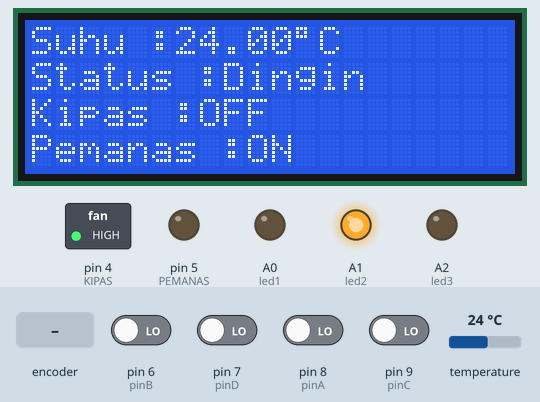
Bench run of a sketch on a simulated Arduino Uno, built with avr-gcc and run on an emulated ATmega328P. Parts: 20×4 character LCD, switched loads named in the sketch (green lamp = pin HIGH), output pins drawn as LEDs (lit = HIGH). The test bench sets the inputs (shaded band); at power-on: pin 6 (pinB), pin 7 (pinD), pin 8 (pinA), pin 9 (pinC) LOW, temperature 24 °C. What the sketch prints to the serial monitor is not drawn.

Above: at 1.2 s.
1.3 s: temperature set to 27.2 °C
At 2.7 s:
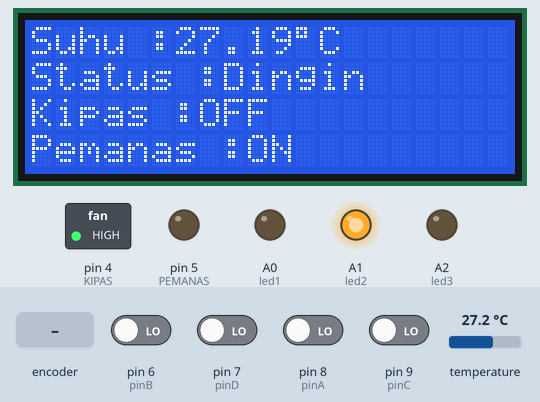
3.3 s: temperature set to 28.4 °C
At 4.7 s:
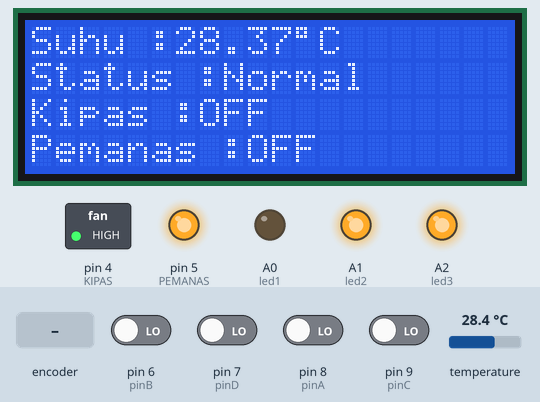
5.0 s: temperature set to 29.4 °C
6.7 s: temperature set to 30.4 °C
At 8.1 s:
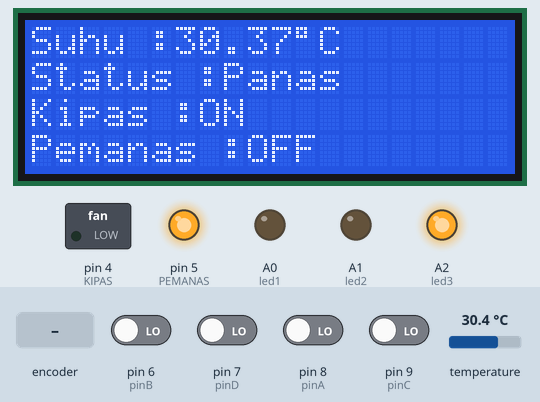
8.4 s: pin 7 (pinD) driven HIGH
At 9.3 s:
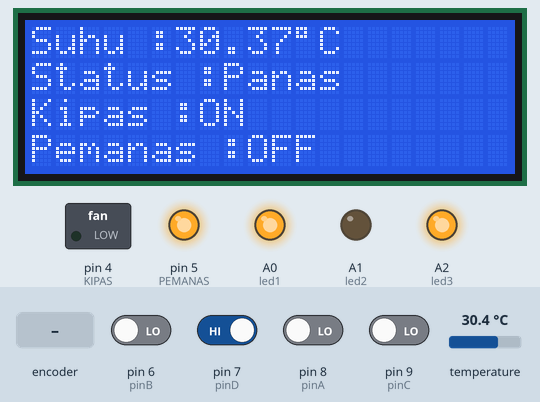
10.4 s: rotary encoder on pin 8 (pinA) / pin 6 (pinB) turned 1 step (first pin leading)
At 12.0 s:
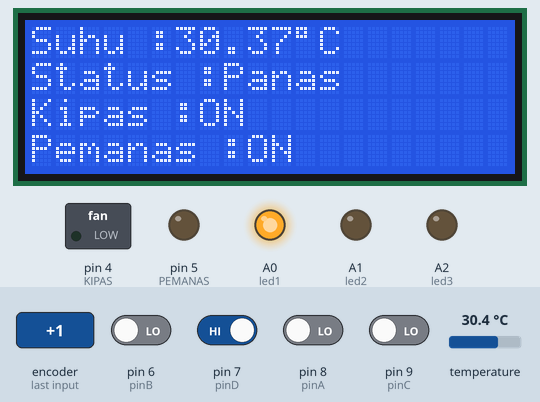
Timing chart, 0 to 13.5 s (numbered marks = the images above; inputs shaded):
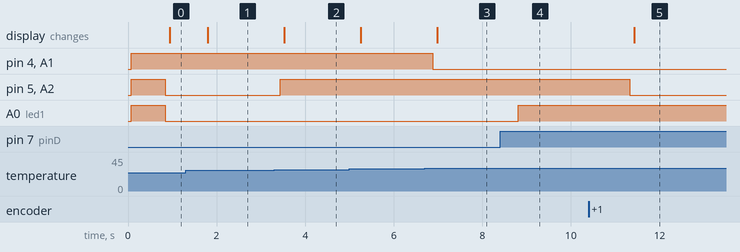

The sketch:

TUBES.ino
```cpp
#include <OneWire.h>
#include <DallasTemperature.h>
#include <Wire.h>
#include <LiquidCrystal_I2C.h>
#include <SoftwareSerial.h>

#define ONE_WIRE_BUS 2
#define KIPAS 4
#define PEMANAS 5
#define pinA 8    //D0  kipas
#define pinB 6    //D1  pemanas
#define pinC 9    //D2
#define pinD 7    //D3
#define led1 A0   //auto manual
#define led2 A1   //kipas
#define led3 A2   //pemanas

SoftwareSerial mySerial(10, 11); // RX, TX
OneWire oneWire(ONE_WIRE_BUS);
DallasTemperature sensors(&oneWire);
LiquidCrystal_I2C lcd(0x27, 20, 4);

float suhuDS1820;
String Status;
String statusKipas = "OFF";
String statusPemanas = "OFF";

int modes = 0;
int tempA[3] = {0, 0, 0};
int tempB[3] = {0, 0, 0};

unsigned long m;

String buff_ser;
String command1On = "A1";     //manual
String command1Off = "a1";    //auto
String command2On = "A2";     //fan on
String command2Off = "a2";    //fan off
String command3On = "A3";     //heater on
String command3Off = "a3";    //heater off

void setup(void)
{
  Serial.begin(9600);
  mySerial.begin(9600);
  sensors.begin();
  lcd.init();

  pinMode(KIPAS, OUTPUT);
  pinMode(PEMANAS, OUTPUT);
  pinMode(led1, OUTPUT);
  pinMode(led2, OUTPUT);
  pinMode(led3, OUTPUT);
  pinMode(pinA, INPUT);
  pinMode(pinB, INPUT);
  pinMode(pinC, INPUT);
  pinMode(pinD, INPUT);

  digitalWrite(led1, HIGH);
  digitalWrite(led2, HIGH);
  digitalWrite(led3, HIGH);
  digitalWrite(KIPAS, HIGH);
  digitalWrite(PEMANAS, HIGH);
  lcd.backlight();

  modes = 0;
}

void loop(void) {
  if (mySerial.available()) {
    char temp = char(mySerial.read());
    buff_ser += temp;
    Serial.print(temp);
  }

  if (buff_ser.length() > 16) {
    buff_ser = "";
  }

  if (buff_ser.indexOf(command1On) > -1) {
    Serial.println(command1On);
    mySerial.print(command1On);
    modes = 1;
    buff_ser = "";
  }

  if (buff_ser.indexOf(command1Off) > -1) {
    Serial.println(command1Off);
    mySerial.print(command1Off);
    modes = 0;
    buff_ser = "";
  }

  if (buff_ser.indexOf(command2On) > -1) {
    if (modes == 1) {
      Serial.println(command2On);
      mySerial.print(command2On);
      tempA[2] = HIGH;
      fan();
    }
    buff_ser = "";
  }

  if (buff_ser.indexOf(command2Off) > -1) {
    if (modes == 1) {
      Serial.println(command2Off);
      mySerial.print(command2Off);
      tempA[2] = LOW;
      fan();
    }
    buff_ser = "";
  }

  if (buff_ser.indexOf(command3On) > -1) {
    if (modes == 1) {
      Serial.println(command3On);
      mySerial.print(command3On);
      tempB[2] = HIGH;
      heater();
    }
    buff_ser = "";
  }

  if (buff_ser.indexOf(command3Off) > -1) {
    if (modes == 1) {
      Serial.println(command3Off);
      mySerial.print(command3Off);
      tempB[2] = LOW;
      heater();
    }
    buff_ser = "";
  }

  sensors.requestTemperatures();
  suhuDS1820 = sensors.getTempCByIndex(0);
  Serial.print("Suhu: ");
  Serial.print(suhuDS1820);
  Serial.print(" °C\n");

  tempA[0] = digitalRead(pinA); //Kipas
  tempB[0] = digitalRead(pinB); //Pemanas

  if (digitalRead(pinC) == HIGH) {
    delay(200);
    modes = 0;
  }

  if (digitalRead(pinD) == HIGH) {
    delay(200);
    modes = 1;
  }

  if (modes == 0) {
    digitalWrite (led1, LOW);

    if (suhuDS1820 > 30.00) {
      digitalWrite (KIPAS, LOW);
      digitalWrite (led2, LOW);
      digitalWrite (PEMANAS, HIGH);
      digitalWrite (led3, HIGH);
      Status = "Panas";
      statusKipas = "ON";
      statusPemanas = "OFF";
    }

    if (suhuDS1820 < 28.00) {
      digitalWrite (PEMANAS, LOW);
      digitalWrite (led3, LOW);
      digitalWrite (KIPAS, HIGH);
      digitalWrite (led2, HIGH);
      Status = "Dingin";
      statusKipas = "OFF";
      statusPemanas = "ON";
    }

    if (suhuDS1820 >= 28.00 && suhuDS1820 <= 30.00) {
      digitalWrite (KIPAS, HIGH);
      digitalWrite (led2, HIGH);
      digitalWrite (PEMANAS, HIGH);
      digitalWrite (led3, HIGH);
      Status = "Normal";
      statusKipas = "OFF";
      statusPemanas =  "OFF";
    }
  }

  if (modes == 1) {
    digitalWrite (led1, HIGH);

    if (tempA[0] != tempA[1]) {
      delay(200);
      if (digitalRead(pinA) == tempA[0]) {
        tempA[1] = tempA[0];

        if (tempA[1] == HIGH) {
          if (tempA[2] == LOW) {
            tempA[2] = HIGH;
          } else {
            tempA[2] = LOW;
          }
        }

        fan();

      }
    }

    if (tempB[0] != tempB[1]) {
      delay(200);
      if (digitalRead(pinB) == tempB[0]) {
        tempB[1] = tempB[0];

        if (tempB[1] == HIGH) {
          if (tempB[2] == LOW) {
            tempB[2] = HIGH;
          } else {
            tempB[2] = LOW;
          }
        }

        heater();
      }
    }
  }

  if (millis() - m >= 500) {
    Serial.print(digitalRead(led1));
    Serial.print("   ");
    Serial.print(digitalRead(led2));
    Serial.print("   ");
    Serial.print(digitalRead(led3));
    Serial.print("   ");
    Serial.print(modes);
    Serial.print("   ");
    Serial.print(digitalRead(pinA));
    Serial.print("   ");
    Serial.print(digitalRead(pinB));
    Serial.print("   ");
    Serial.print(digitalRead(pinC));
    Serial.print("   ");
    Serial.println(digitalRead(pinD));
    m = millis();
  }

  lcd.setCursor (0, 0);
  lcd.print("Suhu :              ");

  lcd.setCursor (6, 0);
  lcd.print(suhuDS1820);
  lcd.print((char)223);
  lcd.print("C");

  lcd.setCursor (0, 1);
  lcd.print("Status :            ");
  lcd.setCursor (8, 1);
  lcd.print(Status);

  lcd.setCursor (0, 2);
  lcd.print("Kipas :             ");
  lcd.setCursor (7, 2);
  lcd.print(statusKipas);

  lcd.setCursor (0, 3);
  lcd.print("Pemanas :           ");
  lcd.setCursor (9, 3);
  lcd.print(statusPemanas);
}

void heater() {
  if (tempB[2] == HIGH) {
    digitalWrite (PEMANAS, LOW);
    digitalWrite (led3, LOW);
    statusPemanas = "ON";
  }

  if (tempB[2] == LOW) {
    digitalWrite (PEMANAS, HIGH);
    digitalWrite (led3, HIGH);
    statusPemanas = "OFF";
  }
}

void fan() {
  if (tempA[2] == HIGH) {
    digitalWrite (KIPAS, LOW);
    digitalWrite (led2, LOW);
    statusKipas = "ON";
  }

  if (tempA[2] == LOW) {
    digitalWrite (KIPAS, HIGH);
    digitalWrite (led2, HIGH);
    statusKipas = "OFF";
  }
}
```

Measured:
- the behaviour switches between 27.9 and 28 °C on temperature (found by bisection; images 1 and 2)
- the behaviour switches between 30 and 30.1 °C on temperature (found by bisection; images 2 and 3)
- after the input at 1.3 s, the display: changes after 0.50 s (image 1)
- after the input at 3.3 s, pin 5 (PEMANAS), A2 (led3): LOW → HIGH after 0.13 s; the display: changes after 0.23 s (image 2)
- after the input at 6.7 s, pin 4 (KIPAS), A1 (led2): HIGH → LOW after 0.19 s; the display: changes after 0.28 s (image 3)
- after the input at 8.4 s, A0 (led1): LOW → HIGH after 0.41 s
- after the input at 10.4 s, pin 5 (PEMANAS), A2 (led3): HIGH → LOW after 0.93 s; the display: changes after 1.0 s (image 5)
